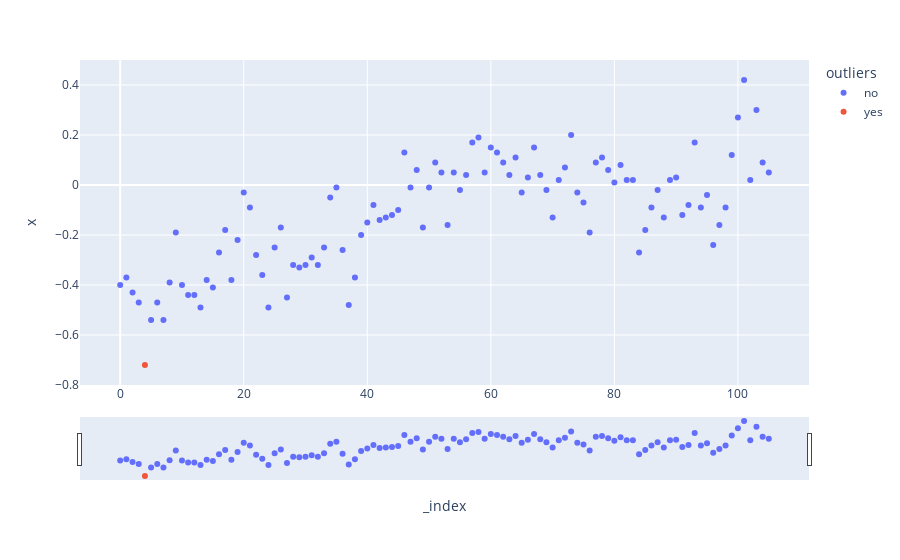

Notebook code cell kept with this figure:
### Code cell
fig = px.scatter(df.reset_index(), y='x', color='outliers')
fig.update_xaxes(
    rangeslider_visible=True,
)
fig.show()

### Figure 1 — Plotly figure (JSON) as saved in the notebook; plotly's stock layout.template omitted (floating-point values rounded to 4 significant figures)
{"data": [{"hovertemplate": "outliers=no<br>_index=%{x}<br>x=%{y}<extra></extra>", "legendgroup": "no", "marker": {"color": "#636efa", "symbol": "circle"}, "mode": "markers", "name": "no", "orientation": "v", "showlegend": true, "type": "scatter", "x": [0, 1, 2, 3, 5, 6, 7, 8, 9, 10, 11, 12, 13, 14, 15, 16, 17, 18, 19, 20, 21, 22, 23, 24, 25, 26, 27, 28, 29, 30, 31, 32, 33, 34, 35, 36, 37, 38, 39, 40, 41, 42, 43, 44, 45, 46, 47, 48, 49, 50, 51, 52, 53, 54, 55, 56, 57, 58, 59, 60, 61, 62, 63, 64, 65, 66, 67, 68, 69, 70, 71, 72, 73, 74, 75, 76, 77, 78, 79, 80, 81, 82, 83, 84, 85, 86, 87, 88, 89, 90, 91, 92, 93, 94, 95, 96, 97, 98, 99, 100, 101, 102, 103, 104, 105], "xaxis": "x", "y": [-0.4, -0.37, -0.43, -0.47, -0.54, -0.47, -0.54, -0.39, -0.19, -0.4, -0.44, -0.44, -0.49, -0.38, -0.41, -0.27, -0.18, -0.38, -0.22, -0.03, -0.09, -0.28, -0.36, -0.49, -0.25, -0.17, -0.45, -0.32, -0.33, -0.32, -0.29, -0.32, -0.25, -0.05, -0.01, -0.26, -0.48, -0.37, -0.2, -0.15, -0.08, -0.14, -0.13, -0.12, -0.1, 0.13, -0.01, 0.06, -0.17, -0.01, 0.09, 0.05, -0.16, 0.05, -0.02, 0.04, 0.17, 0.19, 0.05, 0.15, 0.13, 0.09, 0.04, 0.11, -0.03, 0.03, 0.15, 0.04, -0.02, -0.13, 0.02, 0.07, 0.2, -0.03, -0.07, -0.19, 0.09, 0.11, 0.06, 0.01, 0.08, 0.02, 0.02, -0.27, -0.18, -0.09, -0.02, -0.13, 0.02, 0.03, -0.12, -0.08, 0.17, -0.09, -0.04, -0.24, -0.16, -0.09, 0.12, 0.27, 0.42, 0.02, 0.3, 0.09, 0.05], "yaxis": "y"}, {"hovertemplate": "outliers=yes<br>_index=%{x}<br>x=%{y}<extra></extra>", "legendgroup": "yes", "marker": {"color": "#EF553B", "symbol": "circle"}, "mode": "markers", "name": "yes", "orientation": "v", "showlegend": true, "type": "scatter", "x": [4], "xaxis": "x", "y": [-0.72], "yaxis": "y"}], "layout": {"legend": {"title": {"text": "outliers"}, "tracegroupgap": 0}, "margin": {"t": 60}, "xaxis": {"anchor": "y", "domain": [0, 1], "rangeslider": {"visible": true}, "title": {"text": "_index"}}, "yaxis": {"anchor": "x", "domain": [0, 1], "title": {"text": "x"}}}}
